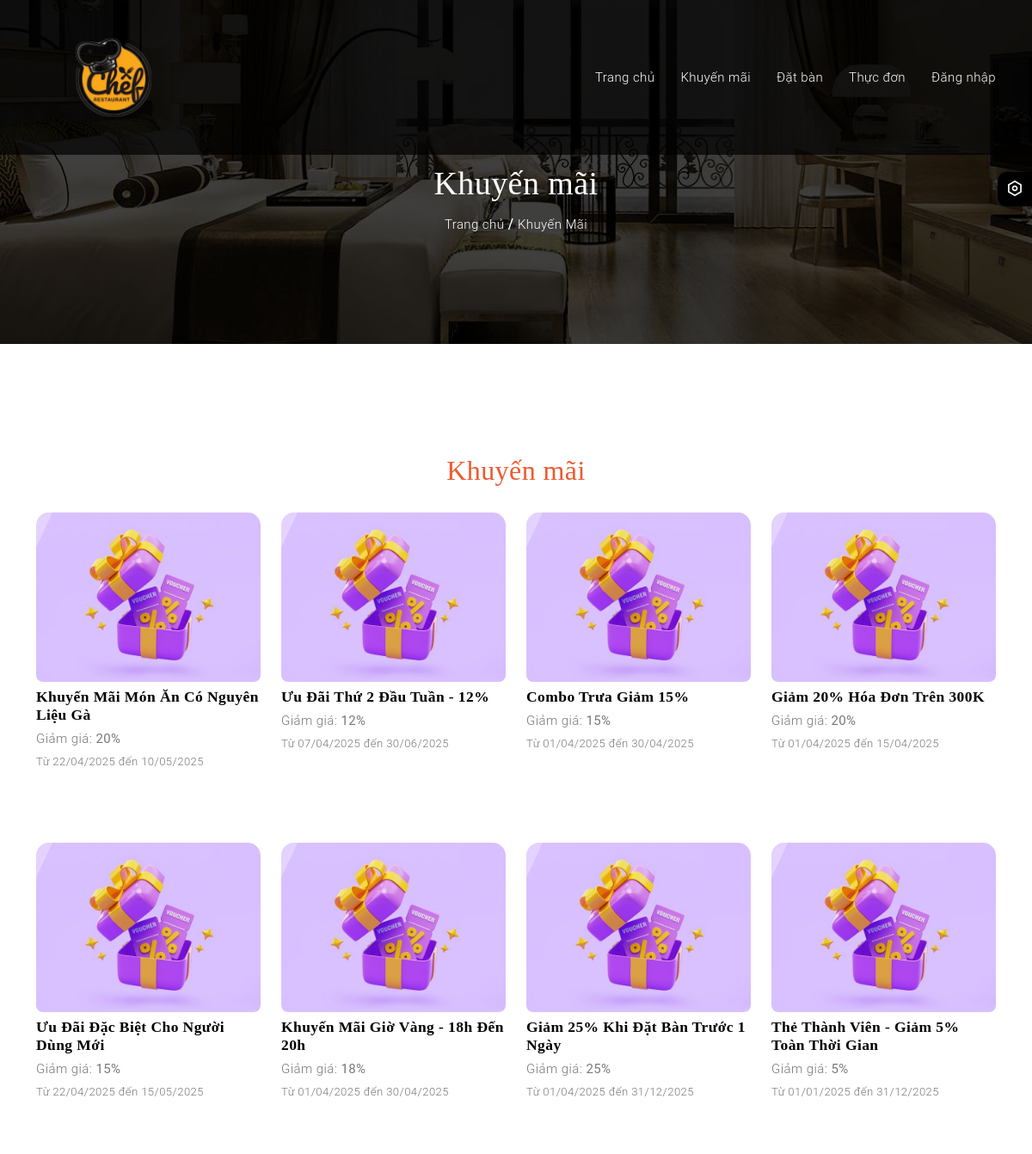
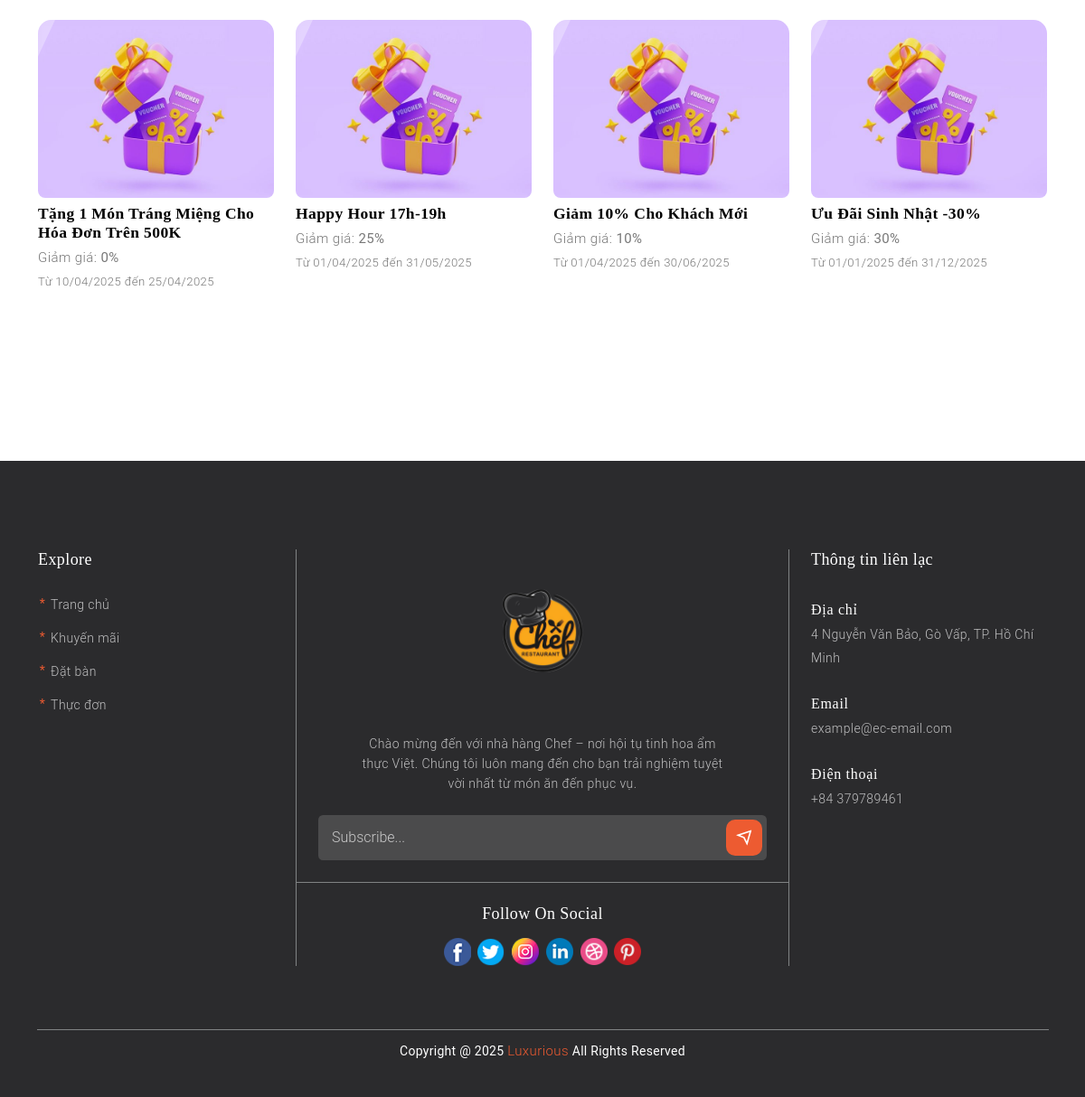
The app's page /view/customer/discount.php with its own data (2 pictures, top to bottom).
### tables this page shows
CREATE TABLE `KhuyenMai` (
  `ID_KhuyenMai` int(10) NOT NULL,
  `TenKhuyenMai` varchar(250) NOT NULL,
  `GiamGia` decimal(10,4) NOT NULL,
  `NgayBatDau` datetime(6) NOT NULL,
  `NgayKetThuc` datetime(6) NOT NULL
);

### model/mDiscount.php (called while the page is built, shortened)
<?php
class DiscountModel {
    public function getAllDiscounts() {
        $db = new ketnoi();
        $conn = $db->Moketnoi();
        $sql = "SELECT * FROM KhuyenMai ORDER BY NgayBatDau DESC";
        $result = mysqli_query($conn, $sql);
        return $result;
    }
}
?>

### controller/cDiscount.php (called while the page is built)
<?php
include_once(__DIR__ . "/../model/mDiscount.php");
class DiscountController {
    public function getAllDiscounts() {
        $model = new DiscountModel();
        return $model->getAllDiscounts();
    }
}
?>

### view/customer/discount.php (the view, shortened to what this page needs)
<?php
include_once("../../controller/cDiscount.php");
$discountController = new DiscountController();
$discounts = $discountController->getAllDiscounts();
?>
<!DOCTYPE html>
<html lang="en">
<head>
    <?php
    include('./head-resources.php');
    ?>
    <link id="mainCss" href="../../assets_customer/css/style.css" rel="stylesheet">
</head>
<body>
    <header>
        <div class="lh-header" style="height:180px;">
            <div class="container h-100">
                <div class="row h-100">
                    <nav class="navbar navbar-expand-lg h-100">
                        <a class="navbar-brand" href="./index.php">
                            <img src="../../assets_customer/img/logo/logo1.png" alt="logo" class="lh-logo">
                        </a>
                        <div class="collapse navbar-collapse" id="navbarSupportedContent">
                            <ul class="navbar-nav me-auto mb-2 mb-lg-0">
                                <li class="nav-item dropdown">
                                    <a href="javascript:void(0)" role="button" data-bs-toggle="dropdown">
                                        <a class="nav-link dropdown-toggle" href="../index.php">Trang chủ</a>
                                    </a>
                                </li>
                                <li class="nav-item dropdown">
                                    <a href="javascript:void(0)" role="button" data-bs-toggle="dropdown">
                                        <a class="nav-link dropdown-toggle" href="./discount.php"> Khuyến mãi</a>
                                    </a>
                                </li>
                                <li class="nav-item dropdown">
                                    <a href="javascript:void(0)" role="button" data-bs-toggle="dropdown">
                                        <a class="nav-link dropdown-toggle" href="book.php"> Đặt bàn</a>
                                    </a>
                                </li>
                                <li class="nav-item dropdown">
                                    <a class="nav-link" href="menu.php">
                                        Thực đơn
                                    </a>
                                </li>
                                  <li class="nav-item dropdown">
                                    <?php if (isset($_SESSION['username'])): ?>
                                        <?php if ($_SESSION['role_id'] == 1 || $_SESSION['role_id'] == 2): ?>
                                            <a class="nav-link dropdown-toggle" href="../admin/index.php">Quản lý</a>
                                        <?php elseif ($_SESSION['role_id'] == 3): ?>
                                            <a class="nav-link dropdown-toggle" href="team-profile-cus.php">
                                                Xin chào, <?php echo htmlspecialchars($_SESSION['username']); ?>
                                            </a>
                                            <ul class="dropdown-menu">
                                                <li><a class="dropdown-item" href="logout.php">Đăng Xuất</a></li>
                                            </ul>
                                        <?php endif; ?>
                                    <?php else: ?>
                                        <a class="nav-link dropdown-toggle" href="login.php">Đăng nhập</a>
                                    <?php endif; ?>
                                </li>
                            </ul>
                        </div>
                    </nav>
                </div>
            </div>
        </div>
    </header>
    <section class="section-banner">
        <div class="row banner-image">
            <div class="banner-overlay"></div>
            <div class="banner-section">
                <div class="lh-banner-contain">
                    <h2>Khuyến mãi</h2>
                    <div class="lh-breadcrumb">
                        <h5>
                            <span class="lh-inner-breadcrumb">
                                <a href="../index.php">Trang chủ</a>
                            </span>
                            <span> / </span>
                            <span>
                                <a href="javascript:void(0)">Khuyến Mãi</a>
                            </span>
                        </h5>
                    </div>
                </div>
            </div>
        </div>
    </section>
    <section class="section-gallery padding-tb-100">
        <div class="container">
            <div class="row mb-m-24" data-aos="fade-up" data-aos-duration="1500">
                <div class="banner">
                    <h2><span>Khuyến mãi</span></h2>
                </div>
                <div class="card-columns">
                    <?php while ($row = mysqli_fetch_assoc($discounts)): ?>
                        <figure class="magnific-img" style="height: 360px;">
                            <a class="gallery-img" href="javascript:void(0)" title="<?php echo htmlspecialchars($row['TenKhuyenMai']); ?>">
                                <img class="example-image" src="../../assets_customer/img/team/discount.jpg" alt="discount" style="width:100%; border-radius:8px;">
                            </a>
                            <figcaption class="mt-2">
                                <h5 style="font-weight: bold; color:#000;"><?php echo htmlspecialchars($row['TenKhuyenMai']); ?></h5>
                                <p class="mt-1">
                                    Giảm giá: <strong><?php echo $row['GiamGia'] * 100; ?>%</strong><br>
                                    <small>Từ <?php echo date("d/m/Y", strtotime($row['NgayBatDau'])); ?>
                                        đến <?php echo date("d/m/Y", strtotime($row['NgayKetThuc'])); ?></small>
                                </p>
                            </figcaption>
                        </figure>
                    <?php endwhile; ?>
                </div>
            </div>
        </div>
    </section>
    <footer>
        <div class="container">
            <div class="footer-top-section">
                <div class="row">
                    <div class="col-lg-3 col-md-6 rs-pb-24 p-991 order-lg-1 order-md-2 order-2">
                        <div class="lh-footer-cols-contain">
                            <div class="lh-footer-heading">
                                <h4>Explore</h4>
                            </div>
                            <ul>
                                <li>
                                    <code>*</code>
                                    <a href="./index.php">Trang chủ</a>
                                </li>
                                <li>
                                    <code>*</code>
                                    <a href="./discount.php">Khuyến mãi</a>
                                </li>
                                <li>
                                    <code>*</code>
                                    <a href="./book.php">Đặt bàn</a>
                                </li>
                                <li>
                                    <code>*</code>
                                    <a href="./menu.php">Thực đơn</a>
                                </li>
                            </ul>
                        </div>
                    </div>
                    <div class="col-lg-6 rs-pb-24 order-lg-2 order-md-1 order-1">
                        <div class="lh-social-media">
                            <div class="footer-logos">
                                <img src="../../assets_customer/img/logo/logo1.png" alt="logo">
                            </div>
                            <div class="lh-footer-social">
                                <p>Chào mừng đến với nhà hàng Chef – nơi hội tụ tinh hoa ẩm thực Việt. Chúng tôi luôn mang đến cho bạn trải nghiệm tuyệt vời nhất từ món ăn đến phục vụ.</p>
                                <form class="lh-control-footer" role="search">
                                    <div class="lh-control-inner-icons">
                                        <i class="ri-send-plane-line"></i>
                                    </div>
                                    <input class="form-control shadow-none me-4" type="search"
                                        placeholder="Subscribe..." aria-label="Search">
                                </form>
                            </div>
                            <div class="lh-follow-social">
                                <h4 class="heading">Follow On Social</h4>
                                <div class="footer-logo-image">
                                    <a href="#"><img src="../../assets_customer/img/logo/facebook.png"
                                            alt="facebook"></a>
                                    <a href="#"><img src="../../assets_customer/img/logo/twitter.png" alt="twitter"></a>
                                    <a href="#"><img src="../../assets_customer/img/logo/instagram.png"
                                            alt="instagram"></a>
                                    <a href="#"><img src="../../assets_customer/img/logo/linkedin.png"
                                            alt="linkedin"></a>
                                    <a href="#"><img src="../../assets_customer/img/logo/dribbble.png"
                                            alt="dribbble"></a>
                                    <a href="#"><img src="../../assets_customer/img/logo/pinterest.png"
                                            alt="pinterest"></a>
                                </div>
                            </div>
                        </div>
                    </div>
                    <div class="col-lg-3 col-md-6 rs-pb-24 order-lg-3 order-md-3 order-3">
                        <div class="lh-footer-cols-contain ">
                            <div class="lh-footer-heading">
                                <h4>Thông tin liên lạc</h4>
                            </div>
                            <div class="lh-footer-contact-infoemation">
                                <ul>
                                    <li class="lh-information">
                                        <h5 class="heading">Địa chỉ</h5>
                                        <span>4 Nguyễn Văn Bảo, Gò Vấp, TP. Hồ Chí Minh</span>
                                    </li>
                                    <li class="lh-information">
                                        <h5 class="heading">Email</h5>
                                        <span>example@ec-email.com</span>
                                    </li>
                                    <li class="lh-information">
                                        <h5 class="heading">Điện thoại</h5>
                                        <span>+84 379789461</span>
                                    </li>
                                </ul>
                            </div>
                        </div>
                    </div>
                </div>
            </div>
            <div class="footer-bottom-copy">
                <span>Copyright @ <span id="copyright_year"></span> <a href="./index.php">Luxurious</a> All Rights Reserved</span>
            </div>
        </div>
    </footer>
    <div class="lh-tool">
        <div class="lh-tool-btn">
            <button type="button" class="btn-lh-tool result-placeholder close-tool">
                <i class="ri-settings-line"></i>
            </button>
        </div>
    </div>
</body>
</html>

### view/customer/head-resources.php (shortened to what this page needs)
<link rel="stylesheet" href="../../assets_customer/css/bootstrap-5.3.5-dist/css/bootstrap-grid.min.css">
<link rel="stylesheet" href="../../assets_customer/css/vendor/bootstrap.min.css">
<link rel="stylesheet" href="../../assets_customer/css/vendor/magnific-popup.css">
<link rel="stylesheet" href="../../assets_customer/css/vendor/aos.css">
<link rel="stylesheet" href="../../assets_customer/css/vendor/remixicon.css">
<link rel="stylesheet" href="../../assets_customer/css/vendor/materialdesignicons.min.css">
<link rel="stylesheet" href="../../assets_customer/css/vendor/swiper-bundle.min.css">
<link rel="stylesheet" href="../../assets_customer/css/vendor/semantic.min.css">
<link rel="stylesheet" href="../../assets_customer/css/vendor/slick.min.css">
<link rel="stylesheet" href="../../assets_customer/css/chatbot.css">
<link id="mainCss" href="../../assets_customer/css/style.css" rel="stylesheet">
<link href="https://cdn.jsdelivr.net/npm/bootstrap@5.3.0/dist/css/bootstrap.min.css" rel="stylesheet">

### assets_customer/css/chatbot.css (style rules this page uses)
.container { max-width: 1200px; margin: 0 auto; padding: 2rem; }

### records on screen
khuyenmai: TenKhuyenMai "Khuyến Mãi Món Ăn Có Nguyên Liệu Gà", $row['GiamGia']*100 "20", NgayBatDau "22/04/2025", NgayKetThuc "10/05/2025"
khuyenmai: TenKhuyenMai "Ưu Đãi Đặc Biệt Cho Người Dùng Mới", $row['GiamGia']*100 "15", NgayBatDau "22/04/2025", NgayKetThuc "15/05/2025"
khuyenmai: TenKhuyenMai "Tặng 1 Món Tráng Miệng Cho Hóa Đơn Trên 500K", $row['GiamGia']*100 "0", NgayBatDau "10/04/2025", NgayKetThuc "25/04/2025"
khuyenmai: TenKhuyenMai "Ưu Đãi Thứ 2 Đầu Tuần - 12%", $row['GiamGia']*100 "12", NgayBatDau "07/04/2025", NgayKetThuc "30/06/2025"
khuyenmai: TenKhuyenMai "Khuyến Mãi Giờ Vàng - 18h Đến 20h", $row['GiamGia']*100 "18", NgayBatDau "01/04/2025", NgayKetThuc "30/04/2025"
khuyenmai: TenKhuyenMai "Happy Hour 17h-19h", $row['GiamGia']*100 "25", NgayBatDau "01/04/2025", NgayKetThuc "31/05/2025"
khuyenmai: TenKhuyenMai "Combo Trưa Giảm 15%", $row['GiamGia']*100 "15", NgayBatDau "01/04/2025", NgayKetThuc "30/04/2025"
khuyenmai: TenKhuyenMai "Giảm 25% Khi Đặt Bàn Trước 1 Ngày", $row['GiamGia']*100 "25", NgayBatDau "01/04/2025", NgayKetThuc "31/12/2025"
khuyenmai: TenKhuyenMai "Giảm 10% Cho Khách Mới", $row['GiamGia']*100 "10", NgayBatDau "01/04/2025", NgayKetThuc "30/06/2025"
khuyenmai: TenKhuyenMai "Giảm 20% Hóa Đơn Trên 300K", $row['GiamGia']*100 "20", NgayBatDau "01/04/2025", NgayKetThuc "15/04/2025"
khuyenmai: TenKhuyenMai "Thẻ Thành Viên - Giảm 5% Toàn Thời Gian", $row['GiamGia']*100 "5", NgayBatDau "01/01/2025", NgayKetThuc "31/12/2025"
khuyenmai: TenKhuyenMai "Ưu Đãi Sinh Nhật -30%", $row['GiamGia']*100 "30", NgayBatDau "01/01/2025", NgayKetThuc "31/12/2025"
